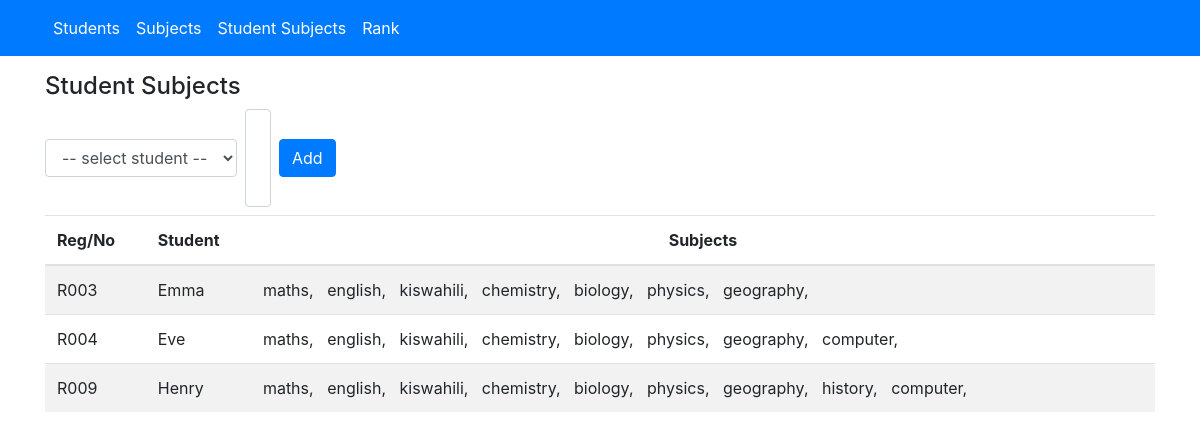
Before: /student_subjects.php with the older database file.
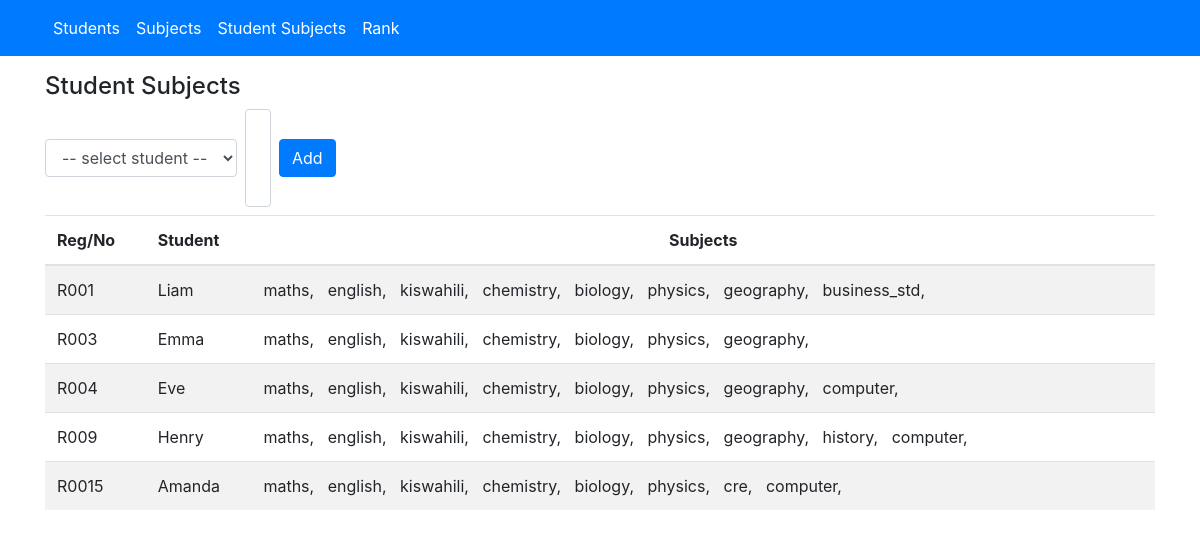
After: the same page with the newer database file.
### tables this page shows
CREATE TABLE "students" (
	"id"	INTEGER,
	"name"	TEXT NOT NULL,
	"reg_no"	TEXT NOT NULL UNIQUE,
	PRIMARY KEY("id" AUTOINCREMENT)
);

### controllers/student_subjects_controller.php (called while the page is built, shortened)
<?php
$sql = '
SELECT std.id, std.name, std.reg_no FROM students std
INNER JOIN student_subjects ss ON ss.student_id = std.id
GROUP BY std.id
';
$student_rows = query($sql);
$sql = '
SELECT subj.id, subj.name, subj.code, ss.student_id FROM subjects subj
INNER JOIN student_subjects ss ON ss.subject_id = subj.id
';
$subject_rows = query($sql);
$student_subjects = array();
foreach ($student_rows as $student_row) {
    $student = $student_row;
    $student['subject'] = array();
    foreach ($subject_rows as $subject_row) {
        if ($student_row['id'] == $subject_row['student_id']) {
            $student['subject'][] = $subject_row;
        }
    }
    $student_subjects[] = $student;
}

### database.php (called while the page is built, shortened)
<?php
$pdo = new PDO('sqlite:app.db');
$pdo->setAttribute(PDO::ATTR_ERRMODE, PDO::ERRMODE_EXCEPTION);
function query($sql='', $params=[])
{
    global $pdo;
    $stmt = $pdo->prepare($sql);
    if ($params) {
        $stmt->execute($params);
    } else {
        $stmt->execute();
    }
    return $stmt->fetchAll(PDO::FETCH_ASSOC);
}

### student_subjects.php (the view, shortened to what this page needs)
<!DOCTYPE html>
<html lang="en">
<head>
    <link rel="stylesheet" href="https://stackpath.bootstrapcdn.com/bootstrap/4.3.1/css/bootstrap.min.css">
    <link rel="stylesheet" href="https://cdnjs.cloudflare.com/ajax/libs/bootstrap-multiselect/0.9.13/css/bootstrap-multiselect.css">
</head>
<body>
<?php include 'header.php' ?>
<div class="container">
    <?php require 'controllers/student_subjects_controller.php'; ?>
    <div class="pt-3">
        <h4>Student Subjects</h4>
        <form class="form-inline mb-2" action="" method="POST">
            <div class="input-group">
                <select name="student_id" class="form-control mr-2" required>
                    <option value="">-- select student --</option>
                </select>
            </div>
            <div class="input-group">
                <select name="subject_id[]" class="form-control mr-2 multiselect" required multiple>
                </select>
            </div>
            <button type="submit" class="btn btn-primary">Add</button>
        </form>
        <div style="height:80vh;overflow:auto">
            <table class="table table-striped">
                <thead>
                    <tr>
                        <th>Reg/No</th>
                        <th>Student</th>
                        <th class="text-center">Subjects</th>
                    </tr>
                </thead>
                <tbody>
                    <?php foreach ($student_subjects as $key => $value): ?>
                        <tr>
                            <td><?php echo $value['reg_no'] ?></td>
                            <td><?php echo $value['name'] ?></td>
                            <td>
                                <?php foreach($value['subject'] as $subject): ?>
                                    <?php echo $subject['name'] ?>,&nbsp;&nbsp;
                                <?php endforeach; ?>
                            </td>
                        </tr>
                    <?php endforeach; ?>
                </tbody>
            </table>
        </div>
    </div>
</div>
</body>
</html>

### header.php (shortened to what this page needs)
<nav class="navbar navbar-expand-lg navbar-dark bg-primary">
    <div class="container">
        <div class="collapse navbar-collapse">
            <ul class="navbar-nav mr-auto">
                <li class="nav-item"><a class="nav-link" href="students.php">Students</a></li>
                <li class="nav-item"><a class="nav-link" href="subjects.php">Subjects</a></li>
                <li class="nav-item"><a class="nav-link" href="student_subjects.php">Student Subjects</a></li>
                <li class="nav-item"><a class="nav-link" href="rank.php">Rank</a></li>
            </ul>
        </div>
    </div>
</nav>

### header.php (style rules this page uses)
.nav-item a:link { color: white!important; }

Changed rows visible on the page:
now on this page (row unchanged): students: reg_no "R001", name "Liam", name "maths", name "english", name "kiswahili", name "chemistry", name "biology", name "physics", name "geography", name "business_std"
added students: reg_no "R0015", name "Amanda", name "maths", name "english", name "kiswahili", name "chemistry", name "biology", name "physics", name "cre", name "computer"
